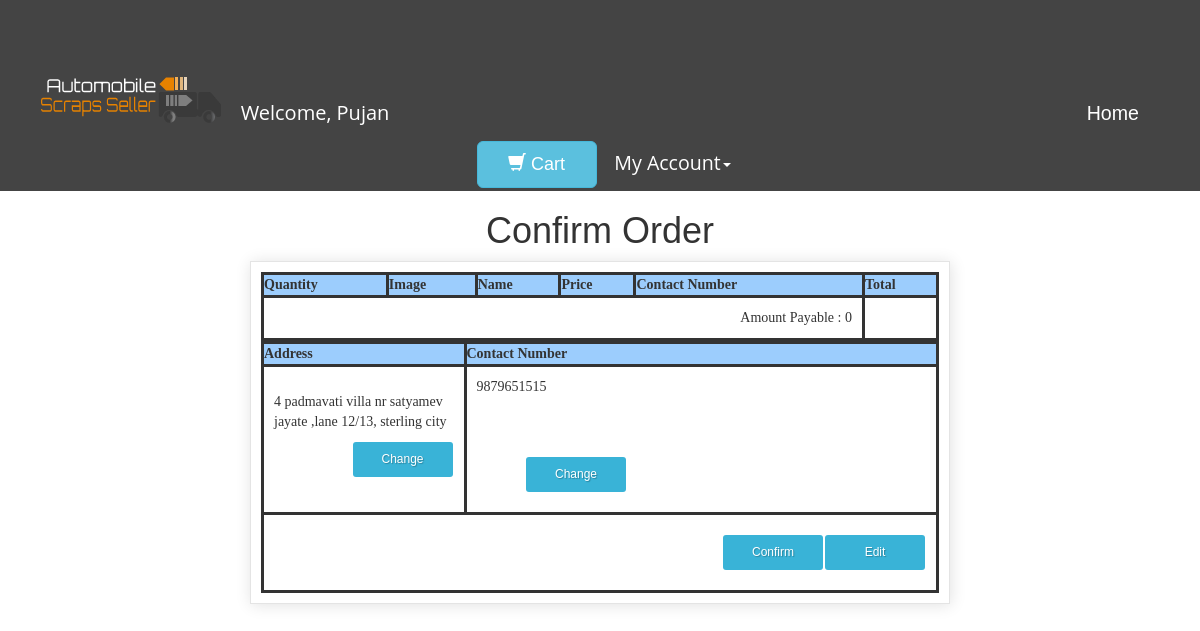
The app's page /checkout.php (signed in) with its own data.
### tables this page shows
CREATE TABLE IF NOT EXISTS `registration` (
  `u_id` varchar(6) NOT NULL,
  `f_name` varchar(35) NOT NULL,
  `email_id` varchar(39) NOT NULL,
  `contact_no` varchar(10) NOT NULL,
  `type` tinyint(1) DEFAULT NULL,
  `passwrd` varchar(35) NOT NULL,
  `address` varchar(100) NOT NULL,
  `State_Name` varchar(50) NOT NULL,
  `City_Name` varchar(50) NOT NULL,
  `post_code` varchar(6) NOT NULL,
  `gst_no` varchar(15) DEFAULT NULL,
  `hash` varchar(32) NOT NULL,
  `active` int(1) DEFAULT NULL,
  PRIMARY KEY (`u_id`)
);

### checkout.php (the view, shortened to what this page needs)
<?php
include_once("config.php");
$id=isset($_SESSION['user_id'])?$_SESSION['user_id']:'';
$j=mysqli_query($con,"select f_name,contact_no from registration where u_id='".$id."'");
			$k=mysqli_fetch_assoc($j);
			$fn=$k['f_name'];
?>
<!DOCTYPE html>
<html>
<head>
  <link href="css/bootstrap.min.css" rel="stylesheet" type="text/css">
    	<link rel="stylesheet" href="css/animate.css" type="type/css">
	<link rel="stylesheet" href="css/products.css">
    <link rel="stylesheet" href="css/cart.css" type="type/css">
	<link rel="stylesheet" href="css/prod1.css" type="type/css">
	<link rel="stylesheet" href="css/line.css" type="type/css">
	<link href="style/style.css" rel="stylesheet" type="text/css"></head>
	<link href="style/style.css" rel="stylesheet" type="text/css"></head>
</head>
<body class="news">
	<header >
		<div class="nav" >
	<ul >
				<li><img src="logo.png"  style="margin-bottom:30px;margin-right:20px;height:200px;width:200px"></li>
				<font style="font-size:20px;margin-left:90px;margin-bottom:5px" color="white"> <?php echo "Welcome, ".$fn;?></font>
				<li class="active" style="margin-left:660px"><a href="homepage.php">Home</a></li>
				<li style="margin-left:5px">
						<a href="view_cart.php" class="btn btn-info btn-lg">
						<span class="glyphicon glyphicon-shopping-cart"></span> Cart
						</a>
					</li><li class="dropdown" style="margin-left:20px">
				  <a href="#" class="dropdown-toggle" data-toggle="dropdown"><font color="white">My Account<b class="caret"></b></font></a>
			  	</li>
            </div>
<h1 align="center" style="margin-top:20px">Confirm Order</h1>
<div class="cart-view-table-back">
<form method="post" action="confirm.php">
<table width="100%"  cellpadding="6" cellspacing="0"><thead><tr><th>Quantity</th><th>Image</th><th>Name</th><th>Price</th><th>Contact Number</th><th>Total</th></tr></thead>
  <tbody>
 	<?php
	$total = 0;
	if(isset($_SESSION['log']))
    {
		if(isset($_SESSION['user_id'])){
				$id=$_SESSION['user_id'];
		      ?><tr class="'.$bg_color.'">
    <tr><td colspan="5"><span style="float:right;text-align: right;"> Amount Payable : <?php echo $total;?></span></td></tr>
  </tbody>
</table>
<table width="100%"  cellpadding="6" cellspacing="2"><thead><tr><th>Address</th><th style="margin-left:100px">Contact Number</th></tr></thead>
<tbody>
	<?php
	$c=mysqli_query($con,"select address,contact_no from registration where u_id='$id'") or die(mysqli_error($con));
		while($r=mysqli_fetch_assoc($c))
		{
		 ?><tr class="'.$bg_color.'">
		 <td style="width:30%"><?php echo $r['address'];?><br><button id="addre">Change</button><br><textarea name="addr" id="addr" placeholder="Enter new Address"></textarea></td>
		 <td style="margin-left:20px"><?php echo $r['contact_no'];?><br><button id="contne" style="margin-right:300px;margin-top:60px" >Change</button><br><input type="number" id="contn" placeholder="Enter new number"></td>
		 </tr>
		<?php }
		?>
		<tr><td colspan="5"><button id="edit">Edit</button>
		 <a href="confirm.php" style="margin-left:20px" class="button">Confirm</button></td></tr>
		</tbody>
		</table>
<?php
		}}
else
	{
			header("location:homepage.php");
	}?>
</form>
</div>
</body>
</html>

### style/style.css (style rules this page uses)
body { margin: 0px; padding: 0px; font-family: Georgia, "Times New Roman", Times, serif; }
h1, h2, h3 { font-family: "Trebuchet MS", Arial, Helvetica, sans-serif; }
button, .button { background-color: #39b3d7; min-width: 100px; border: none; padding: 10px; display: inline-block; text-align: center; cursor: pointer; text-decoration: none; color: #FFF; min-height: 15px; font: 12px/15px Arial, Helvetica, sans-serif; text-shadow: 1px 1px 1px rgba(0, 0, 0, 0.26); border-radius: 3px; }
.cart-view-table-front, .cart-view-table-back { max-width: 700px; background-color: #FFFFFF; margin-left: auto; margin-right: auto; padding: 10px; box-shadow: 1px 1px 15px rgba(0, 0, 0, 0.12); border: 1px solid #E4E4E4; }
.cart-view-table-front table th, .cart-view-table-back table th { text-align: left; }
.cart-view-table-front table thead, .cart-view-table-back table thead { background-color: #9CCDFD; }
.cart-view-table-front button, .cart-view-table-front .button, .cart-view-table-back button, .cart-view-table-back .button { margin: 10px 1px; float: right; }

### checkout.php (style rules this page uses)
td { border-style:solid; border-width:3px; border-color:#333333; padding:10px; }
tr { border-style:solid; border-width:3px; border-color:#333333; }
th { border-style:solid; border-width:3px; border-color:#333333; }
table { border-collapse:collapse; }
* { box-sizing: border-box; }
font { font-family: 'Open Sans', sans-serif; }
.nav ul { list-style: none; background-color: #444; text-align: center; padding: 0; margin: 0; }
.nav li { font-family: 'Oswald', sans-serif; font-size: 1.2em; line-height: 40px; height: 40px; border-bottom: 1px solid #888; }
.nav a { text-decoration: none; color: #fff; display: block; transition: .3s background-color; }
.nav li { width: 120px; border-bottom: none; height: 50px; line-height: 50px; font-size: 1.4em; }
.nav li { display: inline-block; margin-right: -4px; }

### records on screen
registration: f_name "Pujan", address "4 padmavati villa nr satyamev jayate ,lane 12/13, sterling city", contact_no "9879651515"

### other values on screen
$total "0"
